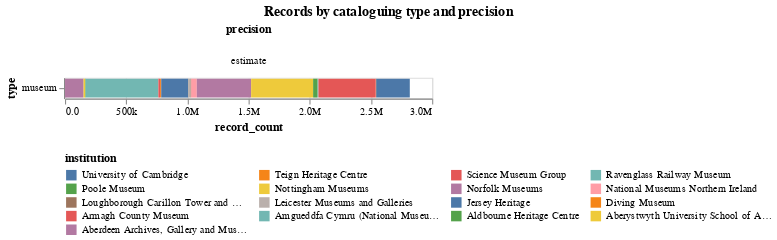

Notebook code for this chart:
### Markdown cell above
## Records by cataloguing type and precision

### Code cell
title = alt.TitleParams('Records by cataloguing type and precision', anchor='middle')
alt.Chart(records_data, title=title).mark_bar().encode(
    color=alt.Color('institution:N', sort='descending', legend=alt.Legend(orient='bottom',columns=4)),
    column='precision:O',
    x='record_count:Q',
    tooltip=['institution', 'record_count'],
    y='type:N',
).properties(width=350).resolve_scale(x='independent').configure(numberFormat='.2s')

### Figure 1 — Vega-Lite specification as saved in the notebook (floating-point values rounded to 4 significant figures)
{"config": {"view": {"continuousWidth": 300, "continuousHeight": 300}, "numberFormat": ".2s"}, "data": {"name": "data-af7d0800904a60c2640209f5987a7442"}, "mark": {"type": "bar"}, "encoding": {"color": {"field": "institution", "legend": {"columns": 4, "orient": "bottom"}, "sort": "descending", "type": "nominal"}, "column": {"field": "precision", "type": "ordinal"}, "tooltip": [{"field": "institution", "type": "nominal"}, {"field": "record_count", "type": "quantitative"}], "x": {"field": "record_count", "type": "quantitative"}, "y": {"field": "type", "type": "nominal"}}, "resolve": {"scale": {"x": "independent"}}, "title": {"text": "Records by cataloguing type and precision", "anchor": "middle"}, "width": 350, "$schema": "https://vega.github.io/schema/vega-lite/v5.17.0.json", "datasets": {"data-af7d0800904a60c2640209f5987a7442": [{"institution": "Aberystwyth University School of Art Museum and Galleries", "subcollection": "Museum Collection", "sector": "university", "type": "museum", "topic": "mixed", "precision": "estimate", "record_count": 15342}, {"institution": "University of Cambridge", "subcollection": "Fitzwilliam Museum", "sector": "university", "type": "museum", "topic": "art", "precision": "estimate", "record_count": 275225}, {"institution": "Amgueddfa Cymru (National Museum Wales)", "subcollection": "Museum Collection", "sector": "national", "type": "museum", "topic": "mixed", "precision": "estimate", "record_count": 593978}, {"institution": "National Museums Northern Ireland", "subcollection": "Museum Collection", "sector": "national", "type": "museum", "topic": "mixed", "precision": "estimate", "record_count": 46618}, {"institution": "Diving Museum", "subcollection": "Museum Collection", "sector": "independent", "type": "museum", "topic": "maritime", "precision": "estimate", "record_count": 8934}, {"institution": "Ravenglass Railway Museum", "subcollection": "Museum Collection", "sector": "independent", "type": "museum", "topic": "transport", "precision": "estimate", "record_count": 8195}, {"institution": "Aberdeen Archives, Gallery and Museums", "subcollection": "Museum Collection", "sector": "regional", "type": "museum", "topic": "mixed", "precision": "estimate", "record_count": 149515}, {"institution": "Aldbourne Heritage Centre", "subcollection": "Museum Collection", "sector": "regional", "type": "museum", "topic": "heritage", "precision": "estimate", "record_count": 3728}, {"institution": "Armagh County Museum", "subcollection": "Museum Collection", "sector": "regional", "type": "museum", "topic": "heritage", "precision": "estimate", "record_count": 14258}, {"institution": "Jersey Heritage", "subcollection": "Museum Collection", "sector": "regional", "type": "museum", "topic": "heritage", "precision": "estimate", "record_count": 219359}, {"institution": "Leicester Museums and Galleries", "subcollection": "Museum Collection", "sector": "regional", "type": "museum", "topic": "heritage", "precision": "estimate", "record_count": 20719}, {"institution": "Loughborough Carillon Tower and War Memorial Museum", "subcollection": "Museum Collection", "sector": "regional", "type": "museum", "topic": "heritage", "precision": "estimate", "record_count": 4266}, {"institution": "Norfolk Museums", "subcollection": "Museum Collection", "sector": "regional", "type": "museum", "topic": "heritage", "precision": "estimate", "record_count": 443754}, {"institution": "Nottingham Museums", "subcollection": "Museum Collection", "sector": "regional", "type": "museum", "topic": "heritage", "precision": "estimate", "record_count": 506639}, {"institution": "Poole Museum", "subcollection": "Museum Collection", "sector": "regional", "type": "museum", "topic": "heritage", "precision": "estimate", "record_count": 35171}, {"institution": "Teign Heritage Centre", "subcollection": "Museum Collection", "sector": "regional", "type": "museum", "topic": "heritage", "precision": "estimate", "record_count": 3324}, {"institution": "Science Museum Group", "subcollection": "Museum Collection", "sector": "dcms", "type": "museum", "topic": "science", "precision": "estimate", "record_count": 468063}]}}
